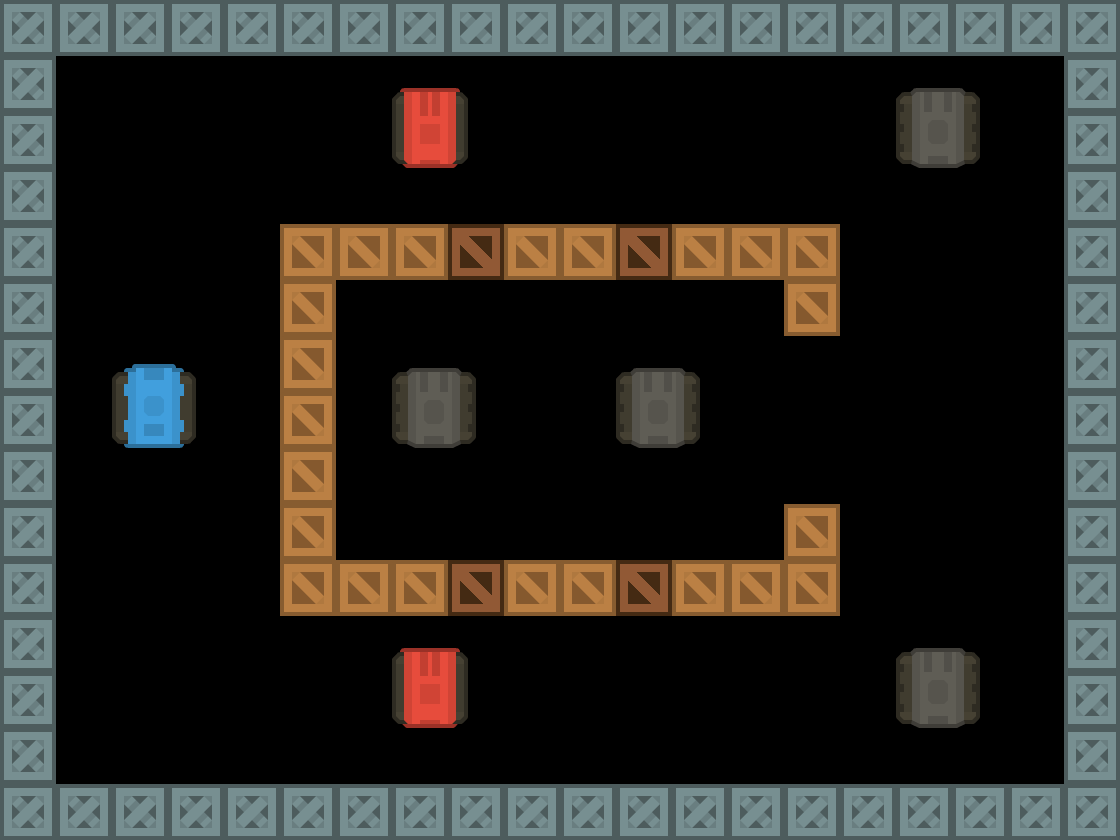

The image is a tile-based game level rendered from a .tmx file. Its description and complete source (layers, tilesets, objects, tile grids) follow:
An orthogonal 20x15 tile map with 56x56 px tiles, 7 tile layers (Obstacles, Breakable Obstacles, Explodables, Player, ...).

<map version="1.9" tiledversion="1.9.2" orientation="orthogonal" renderorder="right-down" width="20" height="15" tilewidth="56" tileheight="56" infinite="0" nextlayerid="14" nextobjectid="1">
 <tileset firstgid="1" source="tiles.tsx" />
 <layer id="1" name="Obstacles" width="20" height="15">
  <data encoding="csv">
67,67,67,67,67,67,67,67,67,67,67,67,67,67,67,67,67,67,67,67,
67,0,0,0,0,0,0,0,0,0,0,0,0,0,0,0,0,0,0,67,
67,0,0,0,0,0,0,0,0,0,0,0,0,0,0,0,0,0,0,67,
67,0,0,0,0,0,0,0,0,0,0,0,0,0,0,0,0,0,0,67,
67,0,0,0,0,68,68,68,0,68,68,0,68,68,68,0,0,0,0,67,
67,0,0,0,0,68,0,0,0,0,0,0,0,0,68,0,0,0,0,67,
67,0,0,0,0,68,0,0,0,0,0,0,0,0,0,0,0,0,0,67,
67,0,0,0,0,68,0,0,0,0,0,0,0,0,0,0,0,0,0,67,
67,0,0,0,0,68,0,0,0,0,0,0,0,0,0,0,0,0,0,67,
67,0,0,0,0,68,0,0,0,0,0,0,0,0,68,0,0,0,0,67,
67,0,0,0,0,68,68,68,0,68,68,0,68,68,68,0,0,0,0,67,
67,0,0,0,0,0,0,0,0,0,0,0,0,0,0,0,0,0,0,67,
67,0,0,0,0,0,0,0,0,0,0,0,0,0,0,0,0,0,0,67,
67,0,0,0,0,0,0,0,0,0,0,0,0,0,0,0,0,0,0,67,
67,67,67,67,67,67,67,67,67,67,67,67,67,67,67,67,67,67,67,67
</data>
 </layer>
 <layer id="13" name="Breakable Obstacles" width="20" height="15">
  <data encoding="csv">
0,0,0,0,0,0,0,0,0,0,0,0,0,0,0,0,0,0,0,0,
0,0,0,0,0,0,0,0,0,0,0,0,0,0,0,0,0,0,0,0,
0,0,0,0,0,0,0,0,0,0,0,0,0,0,0,0,0,0,0,0,
0,0,0,0,0,0,0,0,0,0,0,0,0,0,0,0,0,0,0,0,
0,0,0,0,0,0,0,0,93,0,0,93,0,0,0,0,0,0,0,0,
0,0,0,0,0,0,0,0,0,0,0,0,0,0,0,0,0,0,0,0,
0,0,0,0,0,0,0,0,0,0,0,0,0,0,0,0,0,0,0,0,
0,0,0,0,0,0,0,0,0,0,0,0,0,0,0,0,0,0,0,0,
0,0,0,0,0,0,0,0,0,0,0,0,0,0,0,0,0,0,0,0,
0,0,0,0,0,0,0,0,0,0,0,0,0,0,0,0,0,0,0,0,
0,0,0,0,0,0,0,0,93,0,0,93,0,0,0,0,0,0,0,0,
0,0,0,0,0,0,0,0,0,0,0,0,0,0,0,0,0,0,0,0,
0,0,0,0,0,0,0,0,0,0,0,0,0,0,0,0,0,0,0,0,
0,0,0,0,0,0,0,0,0,0,0,0,0,0,0,0,0,0,0,0,
0,0,0,0,0,0,0,0,0,0,0,0,0,0,0,0,0,0,0,0
</data>
 </layer>
 <layer id="3" name="Explodables" width="20" height="15">
  <data encoding="csv">
0,0,0,0,0,0,0,0,0,0,0,0,0,0,0,0,0,0,0,0,
0,0,0,0,0,0,0,0,0,0,0,0,0,0,0,0,0,0,0,0,
0,0,0,0,0,0,0,0,0,0,0,0,0,0,0,0,0,0,0,0,
0,0,0,0,0,0,0,0,0,0,0,0,0,0,0,0,0,0,0,0,
0,0,0,0,0,0,0,0,0,0,0,0,0,0,0,0,0,0,0,0,
0,0,0,0,0,0,0,0,0,0,0,0,0,0,0,0,0,0,0,0,
0,0,0,0,0,0,0,0,0,0,0,0,0,0,0,0,0,0,0,0,
0,0,0,0,0,0,0,0,0,0,0,0,0,0,0,0,0,0,0,0,
0,0,0,0,0,0,0,0,0,0,0,0,0,0,0,0,0,0,0,0,
0,0,0,0,0,0,0,0,0,0,0,0,0,0,0,0,0,0,0,0,
0,0,0,0,0,0,0,0,0,0,0,0,0,0,0,0,0,0,0,0,
0,0,0,0,0,0,0,0,0,0,0,0,0,0,0,0,0,0,0,0,
0,0,0,0,0,0,0,0,0,0,0,0,0,0,0,0,0,0,0,0,
0,0,0,0,0,0,0,0,0,0,0,0,0,0,0,0,0,0,0,0,
0,0,0,0,0,0,0,0,0,0,0,0,0,0,0,0,0,0,0,0
</data>
 </layer>
 <layer id="8" name="Player" width="20" height="15">
  <data encoding="csv">
0,0,0,0,0,0,0,0,0,0,0,0,0,0,0,0,0,0,0,0,
0,0,0,0,0,0,0,0,0,0,0,0,0,0,0,0,0,0,0,0,
0,0,0,0,0,0,0,0,0,0,0,0,0,0,0,0,0,0,0,0,
0,0,0,0,0,0,0,0,0,0,0,0,0,0,0,0,0,0,0,0,
0,0,0,0,0,0,0,0,0,0,0,0,0,0,0,0,0,0,0,0,
0,0,0,0,0,0,0,0,0,0,0,0,0,0,0,0,0,0,0,0,
0,0,0,0,0,0,0,0,0,0,0,0,0,0,0,0,0,0,0,0,
0,0,79,0,0,0,0,0,0,0,0,0,0,0,0,0,0,0,0,0,
0,0,0,0,0,0,0,0,0,0,0,0,0,0,0,0,0,0,0,0,
0,0,0,0,0,0,0,0,0,0,0,0,0,0,0,0,0,0,0,0,
0,0,0,0,0,0,0,0,0,0,0,0,0,0,0,0,0,0,0,0,
0,0,0,0,0,0,0,0,0,0,0,0,0,0,0,0,0,0,0,0,
0,0,0,0,0,0,0,0,0,0,0,0,0,0,0,0,0,0,0,0,
0,0,0,0,0,0,0,0,0,0,0,0,0,0,0,0,0,0,0,0,
0,0,0,0,0,0,0,0,0,0,0,0,0,0,0,0,0,0,0,0
</data>
 </layer>
 <layer id="9" name="Easy Enemies" width="20" height="15">
  <data encoding="csv">
0,0,0,0,0,0,0,0,0,0,0,0,0,0,0,0,0,0,0,0,
0,0,0,0,0,0,0,0,0,0,0,0,0,0,0,0,0,0,0,0,
0,0,0,0,0,0,0,0,0,0,0,0,0,0,0,0,0,0,0,0,
0,0,0,0,0,0,0,0,0,0,0,0,0,0,0,0,0,0,0,0,
0,0,0,0,0,0,0,0,0,0,0,0,0,0,0,0,0,0,0,0,
0,0,0,0,0,0,0,0,0,0,0,0,0,0,0,0,0,0,0,0,
0,0,0,0,0,0,0,0,0,0,0,0,0,0,0,0,0,0,0,0,
0,0,0,0,0,0,0,0,0,0,0,0,0,0,0,0,0,0,0,0,
0,0,0,0,0,0,0,0,0,0,0,0,0,0,0,0,0,0,0,0,
0,0,0,0,0,0,0,0,0,0,0,0,0,0,0,0,0,0,0,0,
0,0,0,0,0,0,0,0,0,0,0,0,0,0,0,0,0,0,0,0,
0,0,0,0,0,0,0,0,0,0,0,0,0,0,0,0,0,0,0,0,
0,0,0,0,0,0,0,0,0,0,0,0,0,0,0,0,0,0,0,0,
0,0,0,0,0,0,0,0,0,0,0,0,0,0,0,0,0,0,0,0,
0,0,0,0,0,0,0,0,0,0,0,0,0,0,0,0,0,0,0,0
</data>
 </layer>
 <layer id="11" name="Medium Enemies" width="20" height="15">
  <data encoding="csv">
0,0,0,0,0,0,0,0,0,0,0,0,0,0,0,0,0,0,0,0,
0,0,0,0,0,0,0,0,0,0,0,0,0,0,0,0,0,0,0,0,
0,0,0,0,0,0,0,82,0,0,0,0,0,0,0,0,0,0,0,0,
0,0,0,0,0,0,0,0,0,0,0,0,0,0,0,0,0,0,0,0,
0,0,0,0,0,0,0,0,0,0,0,0,0,0,0,0,0,0,0,0,
0,0,0,0,0,0,0,0,0,0,0,0,0,0,0,0,0,0,0,0,
0,0,0,0,0,0,0,0,0,0,0,0,0,0,0,0,0,0,0,0,
0,0,0,0,0,0,0,0,0,0,0,0,0,0,0,0,0,0,0,0,
0,0,0,0,0,0,0,0,0,0,0,0,0,0,0,0,0,0,0,0,
0,0,0,0,0,0,0,0,0,0,0,0,0,0,0,0,0,0,0,0,
0,0,0,0,0,0,0,0,0,0,0,0,0,0,0,0,0,0,0,0,
0,0,0,0,0,0,0,0,0,0,0,0,0,0,0,0,0,0,0,0,
0,0,0,0,0,0,0,82,0,0,0,0,0,0,0,0,0,0,0,0,
0,0,0,0,0,0,0,0,0,0,0,0,0,0,0,0,0,0,0,0,
0,0,0,0,0,0,0,0,0,0,0,0,0,0,0,0,0,0,0,0
</data>
 </layer>
 <layer id="12" name="Hard Enemies" width="20" height="15">
  <data encoding="csv">
0,0,0,0,0,0,0,0,0,0,0,0,0,0,0,0,0,0,0,0,
0,0,0,0,0,0,0,0,0,0,0,0,0,0,0,0,0,0,0,0,
0,0,0,0,0,0,0,0,0,0,0,0,0,0,0,0,81,0,0,0,
0,0,0,0,0,0,0,0,0,0,0,0,0,0,0,0,0,0,0,0,
0,0,0,0,0,0,0,0,0,0,0,0,0,0,0,0,0,0,0,0,
0,0,0,0,0,0,0,0,0,0,0,0,0,0,0,0,0,0,0,0,
0,0,0,0,0,0,0,0,0,0,0,0,0,0,0,0,0,0,0,0,
0,0,0,0,0,0,0,81,0,0,0,81,0,0,0,0,0,0,0,0,
0,0,0,0,0,0,0,0,0,0,0,0,0,0,0,0,0,0,0,0,
0,0,0,0,0,0,0,0,0,0,0,0,0,0,0,0,0,0,0,0,
0,0,0,0,0,0,0,0,0,0,0,0,0,0,0,0,0,0,0,0,
0,0,0,0,0,0,0,0,0,0,0,0,0,0,0,0,0,0,0,0,
0,0,0,0,0,0,0,0,0,0,0,0,0,0,0,0,81,0,0,0,
0,0,0,0,0,0,0,0,0,0,0,0,0,0,0,0,0,0,0,0,
0,0,0,0,0,0,0,0,0,0,0,0,0,0,0,0,0,0,0,0
</data>
 </layer>
</map>
